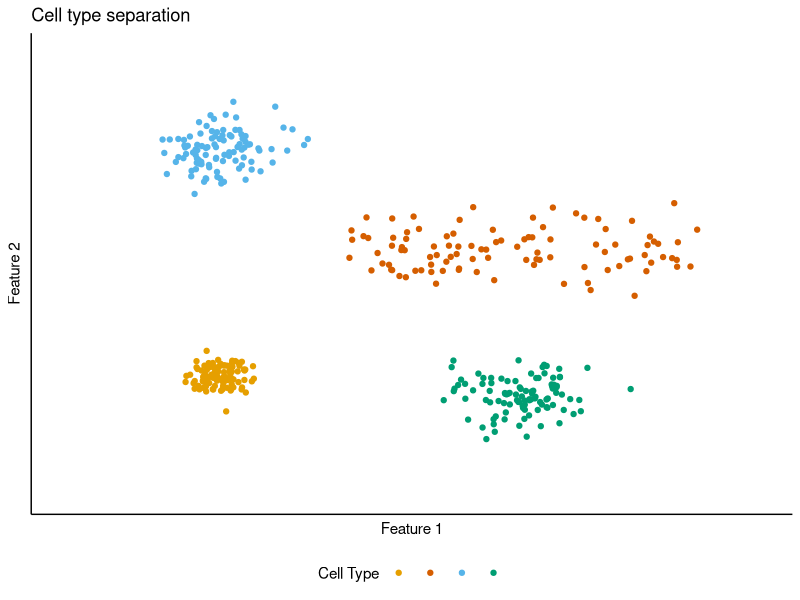
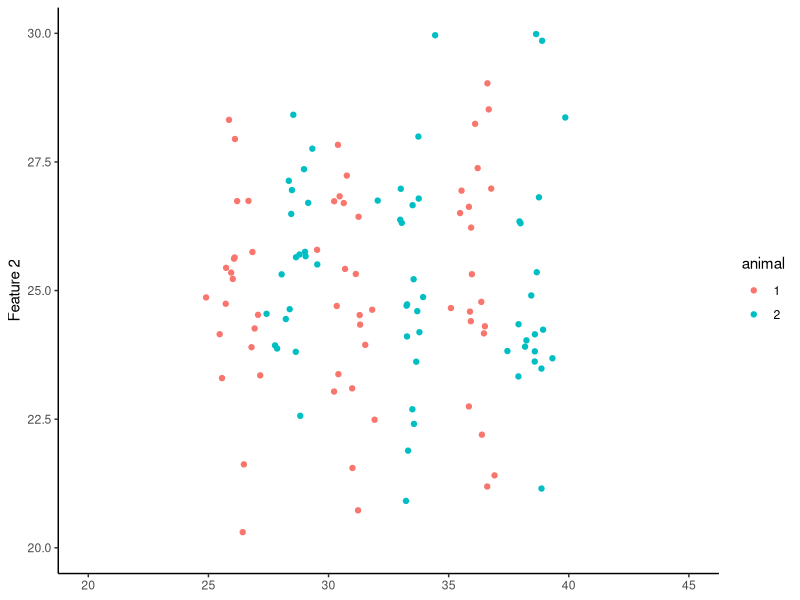
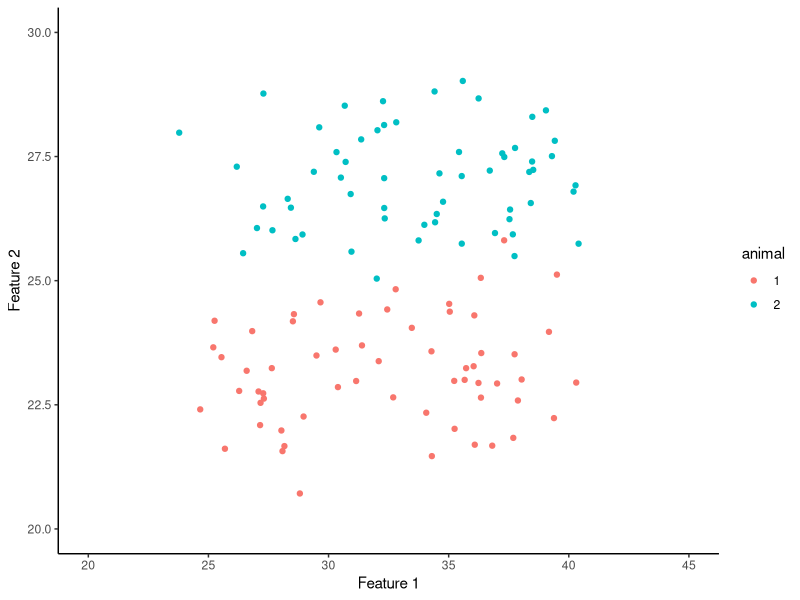
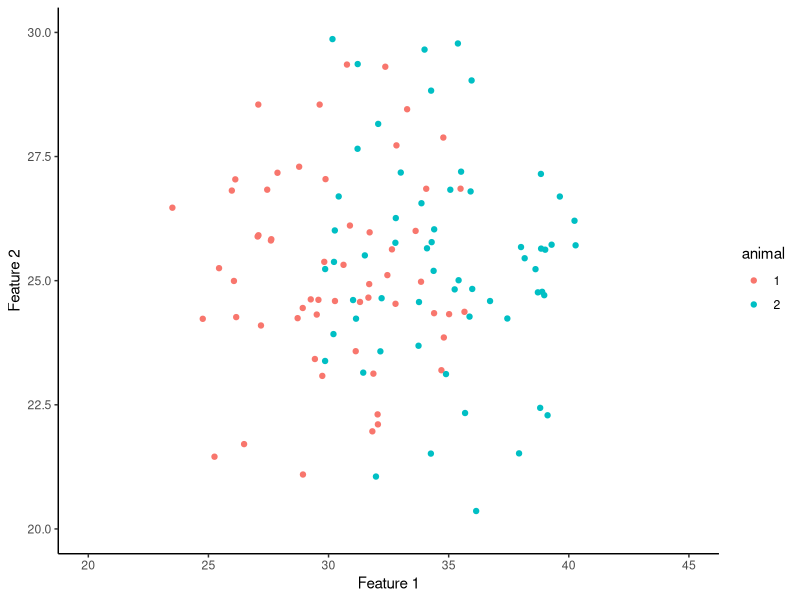
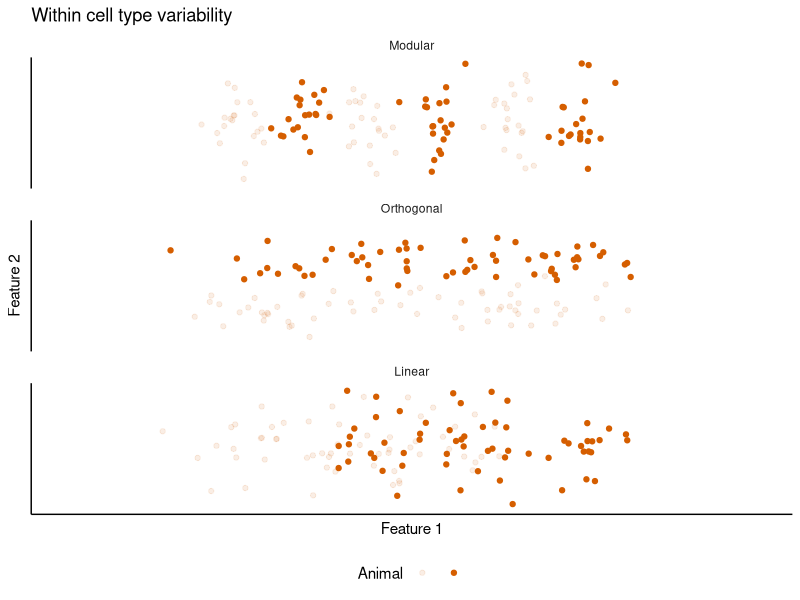
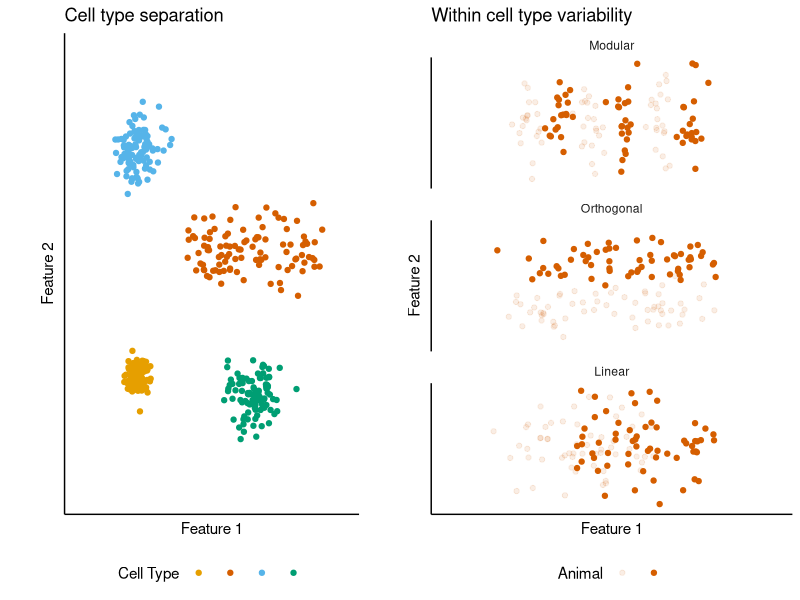
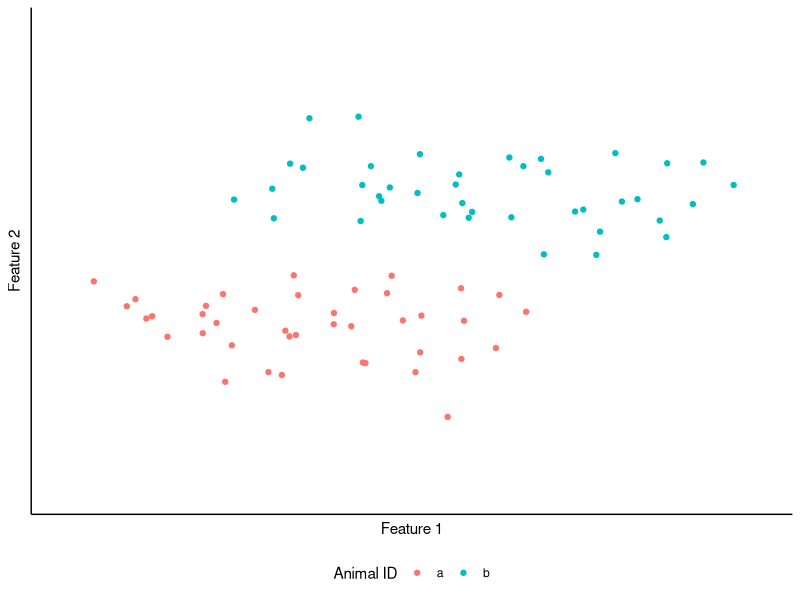
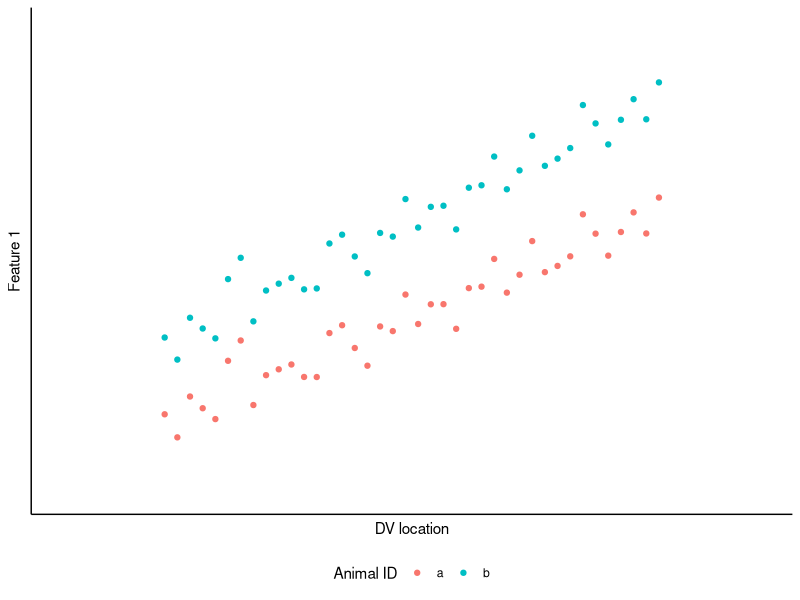

R code for these plots, in order:
## ---- chunk 1
knitr::opts_chunk$set(echo = TRUE)

# Ensure access to libraries
library(tidyverse)
library(gridExtra)
## ---- chunk 2
numcells <- 100
Cell_A <- tibble(x = rnorm(numcells, 10, 1),
                       y = rnorm(numcells, 12, 1),
                       cell = "A")
Cell_B <- tibble(x = runif(numcells, min = 20, max = 40) + rnorm(numcells,0,1),
                       y = rnorm(numcells, 25, 2),
                       cell = "B")
Cell_C <- tibble(x = rnorm(numcells, 10, 2),
                       y = rnorm(numcells, 35, 2),
                       cell = "C")
Cell_D <- tibble(x = rnorm(numcells, 30, 2),
                       y = rnorm(numcells, 10, 2),
                       cell = "D")
 
CellFeatures <- bind_rows(Cell_A, Cell_B, Cell_C, Cell_D)
## ---- chunk 3
cbPalette <- c("#E69F00", "#D55E00", "#56B4E9", "#009E73")

CF_plot <- ggplot(CellFeatures, aes(x, y, colour = cell)) +
  geom_point() +
  xlim(0,45) +
  ylim(0,45) +
  labs(x = "Feature 1", y = "Feature 2", colour = "Cell Type", title = "Cell type separation") +
  scale_colour_manual(values=cbPalette) +
  theme_classic() +
  theme(legend.position = "bottom",
        axis.ticks = element_blank(),
        axis.text = element_blank(),
        legend.text = element_blank())

CF_plot
## ---- chunk 4
numcells <- 20
MF_A <- tibble(x = c(rnorm(numcells, 26, 0.5), rnorm(numcells, 31, 0.5), rnorm(numcells, 36, 0.5)),
                   y = rnorm(numcells*3, 25, 2),
                   animal = "1")
MF_B <- tibble(x = c(rnorm(numcells, 28.5, 0.5), rnorm(numcells, 33.5, 0.5), rnorm(numcells, 38.5, 0.5)),
                    y = rnorm(numcells*3, 25, 2),
                    animal = "2")
                   
ModularFeatures <- rbind(MF_A, MF_B)

MF_plot <- ggplot(ModularFeatures, aes(x, y, colour = animal)) +
  geom_point() +
  xlim(20,45) +
  ylim(20,30) +
  xlab("Feature 1") +
  ylab("Feature 2") +
  theme_classic() +
  theme(axis.title.x=element_blank())

MF_plot
## ---- chunk 5
numcells <- 60

OOF_A <- tibble(x = runif(numcells, min = 25, max = 40) + rnorm(numcells,0,1),
                y = rnorm(numcells, 23, 1),
                animal = "1")
OOF_B <- tibble(x = runif(numcells, min = 25, max = 40) + rnorm(numcells,0,1),
                y = rnorm(numcells, 27, 1),
                animal = "2")
     
OrthogOffsetFeatures <- rbind(OOF_A, OOF_B)

OOF_plot <- ggplot(OrthogOffsetFeatures, aes(x, y, colour = animal)) +
  geom_point() +
  xlim(20,45) +
  ylim(20,30) +
  xlab("Feature 1") +
  ylab("Feature 2") +
  theme_classic()

OOF_plot
## ---- chunk 6
numcells <- 60

LOF_A <- tibble(x = runif(numcells, min = 25, max = 35) + rnorm(numcells,0,1),
                y = rnorm(numcells, 25, 2),
                animal = "1")
LOF_B <- tibble(x = runif(numcells, min = 30, max = 40) + rnorm(numcells,0,1),
                y = rnorm(numcells, 25, 2),
                animal = "2")
LinearOffsetFeatures <- rbind(LOF_A, LOF_B)

LOF_plot <- ggplot(LinearOffsetFeatures, aes(x, y, colour = animal)) +
  geom_point() +
  xlim(20,45) +
  ylim(20,30) +
  xlab("Feature 1") +
  ylab("Feature 2") +
  theme_classic()

LOF_plot
## ---- chunk 7
ModularFeatures$scheme <- "modular"
OrthogOffsetFeatures$scheme <- "orthog"
LinearOffsetFeatures$scheme <- "linear"
IntraAnimal <- bind_rows(ModularFeatures, OrthogOffsetFeatures, LinearOffsetFeatures)
IntraAnimal$scheme <- as.factor(IntraAnimal$scheme)
IntraAnimal$scheme = factor(IntraAnimal$scheme, c("modular", "orthog","linear"))
labels_schemes <- c(modular = "Modular", orthog = "Orthogonal", linear = "Linear")

IntraAnimalPlot <- ggplot(IntraAnimal, aes(x, y, alpha = animal)) +
  geom_point(colour = cbPalette[2]) +
  xlim(20,45) +
  ylim(20,30) +
  labs(x = "Feature 1", y = "Feature 2", alpha = "Animal", title = "Within cell type variability") +
  facet_wrap(~scheme, nrow = 3, labeller = labeller(scheme = labels_schemes)) +
  theme_classic() +
  theme(strip.background = element_blank(),
        axis.ticks = element_blank(),
        axis.text = element_blank()) +
  scale_alpha_discrete(range=c(0.1,1)) +
  theme(legend.position = "bottom",
        legend.text = element_blank())

IntraAnimalPlot
  
## ---- chunk 8
ConceptFigure <- grid.arrange(CF_plot, IntraAnimalPlot,
             ncol = 4,
             widths = c(0.1, 1, 0.1, 1.2),
             layout_matrix = rbind(c(NA, 1, NA, 2)))

ConceptFigure
## ---- chunk 9
ggsave("Concept_figure.png", plot = ConceptFigure, width = 160, height = 100, units = "mm")
## ---- chunk 10
results_sim <- tibble(dvloc = c(seq(0, 1, length.out = 40), seq(0, 1, length.out = 40)),
                      feat_1 = c(rnorm(80, 0, 0.1)),
                      feat_2 = c(rnorm(40, 0.3, 0.1), rnorm(40, 0.7, 0.1)),
                      cellid = c(rep("a", 40), rep("b", 40)))
results_sim$feat_1[1:40] <- results_sim$feat_1[41:80] + results_sim$dvloc[1:40]
results_sim$feat_1[41:80] <- results_sim$feat_1[41:80] + results_sim$dvloc[41:80] * 1.2 + 0.4
## ---- chunk 11
sum_feat <- ggplot(results_sim, aes(feat_1, feat_2, colour = cellid)) +
  geom_point() +
  xlim(-0.2, 1.8) +
  ylim(-0.2,1.2) +
  labs(x = "Feature 1", y = "Feature 2", colour = "Animal ID") +
  theme_classic() +
  theme(strip.background = element_blank(),
        axis.ticks = element_blank(),
        axis.text = element_blank(),
        legend.position = "bottom")

sum_feat1 <- ggplot(results_sim, aes(dvloc, feat_1, colour = cellid)) +
  geom_point()  +
  xlim(-0.2, 1.2) +
  ylim(-0.4, 2) +
  labs(x = "DV location", y = "Feature 1", colour = "Animal ID") +
  theme_classic() +
  theme(strip.background = element_blank(),
        axis.ticks = element_blank(),
        axis.text = element_blank(),
        legend.position = "bottom")

sum_feat2 <- ggplot(results_sim, aes(dvloc, feat_2, colour = cellid)) +
  geom_point()  +
  xlim(-0.2, 1.2) +
  ylim(-0.2,1.2)+
  labs(x = "DV location", y = "Feature 2", colour = "Animal ID") +
  theme_classic() +
  theme(strip.background = element_blank(),
        axis.ticks = element_blank(),
        axis.text = element_blank(),
        legend.position = "bottom")

sum_feat
sum_feat1
sum_feat2
## ---- chunk 12
SummaryFigure <- grid.arrange(sum_feat, sum_feat1, sum_feat2,
             ncol = 5,
             widths = c(1, 0.1, 1, 0.1, 1),
             layout_matrix = rbind(c(1, NA, 2, NA, 3)))

SummaryFigure

ggsave("SummaryFigure.png", SummaryFigure, width = 140, height = 60, units = "mm")
